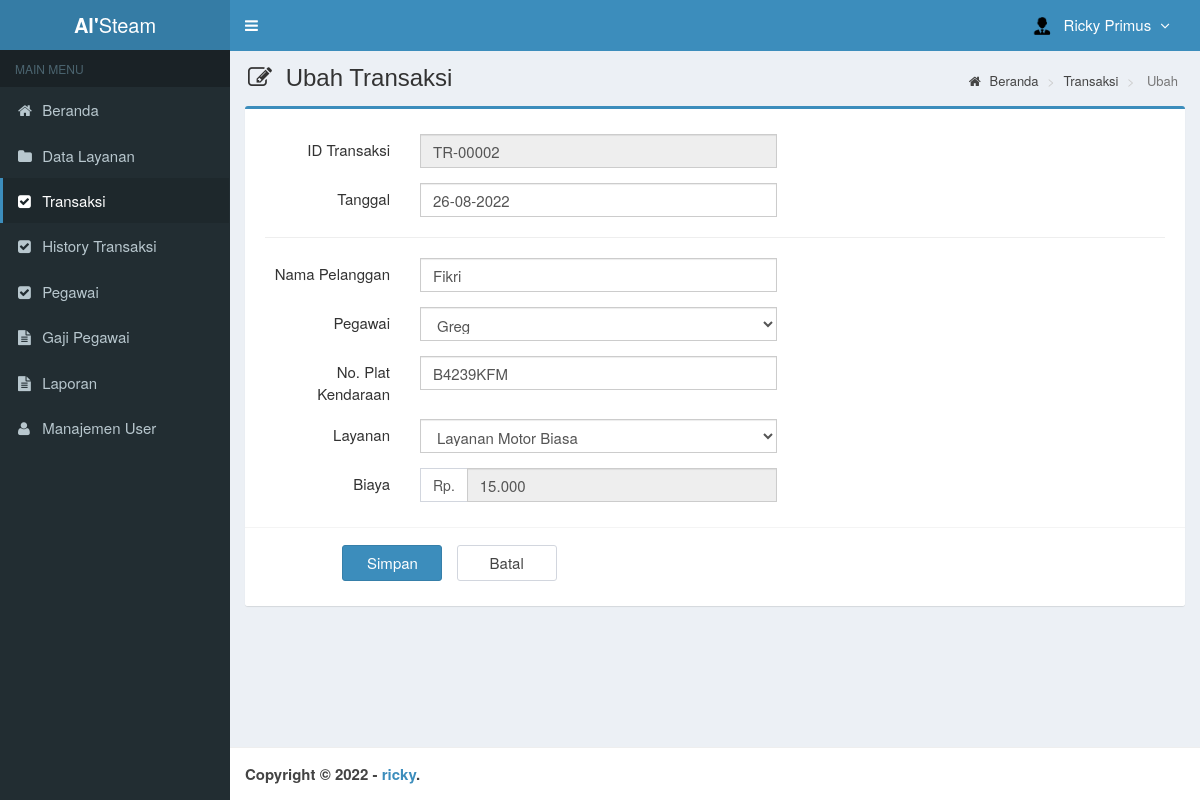
Screenshot of /main.php?module=form_transaksi&form=edit&id=TR-00002 (signed in) with the database file from the repository.
### tables this page shows
CREATE TABLE `is_transaksi` (
  `id_transaksi` varchar(9) NOT NULL,
  `tanggal` date NOT NULL,
  `nama_pelanggan` varchar(30) NOT NULL,
  `pegawai` int(2) NOT NULL,
  `no_plat_kendaraan` varchar(8) NOT NULL,
  `layanan` int(2) NOT NULL
);

CREATE TABLE `is_pegawai` (
  `id_pegawai` int(2) NOT NULL,
  `nama_pegawai` varchar(30) NOT NULL,
  `alamat_pegawai` varchar(70) NOT NULL,
  `telp_pegawai` varchar(13) NOT NULL
);

CREATE TABLE `is_layanan` (
  `id_layanan` int(2) NOT NULL,
  `nama_layanan` varchar(30) NOT NULL,
  `jenis_kendaraan` enum('Mobil','Motor') NOT NULL,
  `biaya_pegawai` int(7) NOT NULL,
  `harga` int(8) NOT NULL
);

### config/fungsi_rupiah.php (called while the page is built, shortened)
<?php
function format_rupiah($angka){
  $rupiah=number_format($angka,0,',','.');
  return $rupiah;
}
?>

### modules/transaksi/form.php (the view, shortened to what this page needs)
 <?php
if ($_GET['form']=='add') { ?>
  <section class="content-header">
    <h1>
      <i style="margin-right:7px" class="fa fa-edit"></i> Input Transaksi
    </h1>
    <ol class="breadcrumb">
      <li><a href="?module=home"><i class="fa fa-home"></i> Beranda </a></li>
      <li><a href="?module=transaksi"> Transaksi </a></li>
      <li class="active"> Tambah </li>
    </ol>
  </section>
  <section class="content">
    <div class="row">
      <div class="col-md-12">
        <div class="box box-primary">
          <form role="form" class="form-horizontal" method="POST" action="modules/transaksi/proses.php?act=insert" method="POST">
            <div class="box-body">
              <div class="form-group">
                <?php
                $query_id = mysqli_query($mysqli, "SELECT RIGHT(id_transaksi,5) as kode FROM is_transaksi
                                                  ORDER BY id_transaksi DESC LIMIT 1")
                                                  or die('Ada kesalahan pada query tampil transaksi : '.mysqli_error($mysqli));
                $count = mysqli_num_rows($query_id);
                if ($count <> 0) {
                    $data_id = mysqli_fetch_assoc($query_id);
                    $kode    = $data_id['kode']+1;
                } else {
                    $kode = 1;
                }
                $buat_id      = str_pad($kode, 5, "0", STR_PAD_LEFT);
                $id_transaksi = "TR-$buat_id";
                ?>
                <label class="col-sm-2 control-label">ID Transaksi</label>
                <div class="col-sm-5">
                  <input type="text" class="form-control" name="id_transaksi" value="<?php echo $id_transaksi; ?>" readonly>
                </div>
              </div>
              <div class="form-group">
                <label class="col-sm-2 control-label">Tanggal</label>
                <div class="col-sm-5">
                  <input type="text" class="form-control date-picker" data-date-format="dd-mm-yyyy" name="tanggal" autocomplete="off" value="<?php echo date("d-m-Y"); ?>" required>
                </div>
              </div>
              <hr>
              <div class="form-group">
                <label class="col-sm-2 control-label">Nama Pelanggan</label>
                <div class="col-sm-5">
                  <input type="text" class="form-control" name="nama_pelanggan" autocomplete="off" required>
                </div>
              </div>
              <div class="form-group">
                <label class="col-sm-2 control-label">Nama Pegawai</label>
                <div class="col-sm-5">
                  <select class="form-control" id="pegawai" name="pegawai" onchange="tampil_pegawai(this)" required>
                    <option value=""></option>
                    <?php
                      $query_pegawai = mysqli_query($mysqli, "SELECT * FROM is_pegawai ORDER BY id_pegawai ASC")
                                                            or die('Ada kesalahan pada query tampil pegawai: '.mysqli_error($mysqli));
                      while ($data_pegawai = mysqli_fetch_assoc($query_pegawai)) {
                        echo"<option value=\"$data_pegawai[id_pegawai]\"> $data_pegawai[nama_pegawai] </option>";
                      }
                    ?>
                  </select>
                </div>
              </div>
              <div class="form-group">
                <label class="col-sm-2 control-label">No. Plat Kendaraan</label>
                <div class="col-sm-5">
                  <input type="text" style="text-transform:uppercase" class="form-control" name="no_plat_kendaraan" autocomplete="off" required>
                </div>
              </div>
              <div class="form-group">
                <label class="col-sm-2 control-label">Layanan</label>
                <div class="col-sm-5">
                  <select class="form-control" id="layanan" name="layanan" onchange="tampil_layanan(this)" required>
                    <option value=""></option>
                    <?php
                      $query_layanan = mysqli_query($mysqli, "SELECT * FROM is_layanan ORDER BY id_layanan ASC")
                                                            or die('Ada kesalahan pada query tampil layanan: '.mysqli_error($mysqli));
                      while ($data_layanan = mysqli_fetch_assoc($query_layanan)) {
                        echo"<option value=\"$data_layanan[id_layanan]\"> $data_layanan[nama_layanan] </option>";
                      }
                    ?>
                  </select>
                </div>
              </div>
              <span id='biaya'>
              <div class="form-group">
                <label class="col-sm-2 control-label">Biaya</label>
                <div class="col-sm-5">
                  <div class="input-group">
                    <span class="input-group-addon">Rp.</span>
                    <input type="text" class="form-control" id="biaya" name="biaya" readonly>
                  </div>
                </div>
              </div>
              </span>
            </div>
            <div class="box-footer">
              <div class="form-group">
                <div class="col-sm-offset-2 col-sm-10">
                  <input type="submit" class="btn btn-primary btn-submit" name="simpan" value="Simpan">
                  <a href="?module=transaksi" class="btn btn-default btn-reset">Batal</a>
                </div>
              </div>
            </div>
          </form>
        </div>
      </div>
    </div>
  </section>
<?php
}
elseif ($_GET['form']=='edit') {
  if (isset($_GET['id'])) {
    $query = mysqli_query($mysqli, "SELECT * FROM is_transaksi as a
                                    INNER JOIN is_layanan as b
                                    ON a.layanan=b.id_layanan
                                    INNER JOIN is_pegawai as c
                                    ON a.pegawai=c.id_pegawai
                                    WHERE a.id_transaksi='$_GET[id]'")
                                    or die('Ada kesalahan pada query tampil Transaksi : '.mysqli_error($mysqli));
    $data  = mysqli_fetch_assoc($query);
    $t_transaksi       = $data['tanggal'];
    $exp               = explode('-',$t_transaksi);
    $tanggal_transaksi = $exp[2]."-".$exp[1]."-".$exp[0];
  }
?>
  <section class="content-header">
    <h1>
      <i style="margin-right:7px" class="fa fa-edit"></i> Ubah Transaksi
    </h1>
    <ol class="breadcrumb">
      <li><a href="?module=home"><i class="fa fa-home"></i> Beranda </a></li>
      <li><a href="?module=transaksi"> Transaksi </a></li>
      <li class="active"> Ubah </li>
    </ol>
  </section>
  <section class="content">
    <div class="row">
      <div class="col-md-12">
        <div class="box box-primary">
          <form role="form" class="form-horizontal" method="POST" action="modules/transaksi/proses.php?act=update" method="POST">
            <div class="box-body">
              <div class="form-group">
                <label class="col-sm-2 control-label">ID Transaksi</label>
                <div class="col-sm-5">
                  <input type="text" class="form-control" name="id_transaksi" value="<?php echo $data['id_transaksi']; ?>" readonly>
                </div>
              </div>
              <div class="form-group">
                <label class="col-sm-2 control-label">Tanggal</label>
                <div class="col-sm-5">
                  <input type="text" class="form-control date-picker" data-date-format="dd-mm-yyyy" name="tanggal" autocomplete="off" value="<?php echo $tanggal_transaksi; ?>" required>
                </div>
              </div>
              <hr>
              <div class="form-group">
                <label class="col-sm-2 control-label">Nama Pelanggan</label>
                <div class="col-sm-5">
                  <input type="text" class="form-control" name="nama_pelanggan" autocomplete="off" value="<?php echo $data['nama_pelanggan']; ?>" required>
                </div>
              </div>
              <div class="form-group">
                <label class="col-sm-2 control-label">Pegawai</label>
                <div class="col-sm-5">
                  <select class="form-control" id="pegawai" name="pegawai" onchange="tampil_pegawai(this)" required>
                    <option value="<?php echo $data['id_pegawai']; ?>"><?php echo $data['nama_pegawai']; ?></option>
                  </select>
                </div>
              </div>
              <div class="form-group">
                <label class="col-sm-2 control-label">No. Plat Kendaraan</label>
                <div class="col-sm-5">
                  <input type="text" style="text-transform:uppercase" class="form-control" name="no_plat_kendaraan" autocomplete="off" value="<?php echo $data['no_plat_kendaraan']; ?>" required>
                </div>
              </div>
              <div class="form-group">
                <label class="col-sm-2 control-label">Layanan</label>
                <div class="col-sm-5">
                  <select class="form-control" id="layanan" name="layanan" onchange="tampil_layanan(this)" required>
                    <option value="<?php echo $data['id_layanan']; ?>"><?php echo $data['nama_layanan']; ?></option>
                  </select>
                </div>
              </div>
              <span id='biaya'>
              <div class="form-group">
                <label class="col-sm-2 control-label">Biaya</label>
                <div class="col-sm-5">
                  <div class="input-group">
                    <span class="input-group-addon">Rp.</span>
                    <input type="text" class="form-control" id="biaya" name="biaya" value="<?php echo format_rupiah($data['biaya_pegawai']+$data['harga']); ?>" readonly>
                  </div>
                </div>
              </div>
              </span>
            </div>
            <div class="box-footer">
              <div class="form-group">
                <div class="col-sm-offset-1 col-sm-11">
                  <input type="submit" class="btn btn-primary btn-submit" name="simpan" value="Simpan">
                  <a href="?module=transaksi" class="btn btn-default btn-reset">Batal</a>
                </div>
              </div>
            </div>
          </form>
        </div>
      </div>
    </div>
  </section>
<?php
}
?>

### assets/css/style.css (style rules this page uses)
.form-horizontal .control-label { margin-bottom: 0; padding-top: 5px; text-align: right; }
label { display: inline-block; font-size: 15px; font-weight: 400; margin-bottom: 5px; max-width: 100%; }
.form-control { background-color: #fff; background-image: none; border: 1px solid #ccc; border-radius: 4px; box-shadow: 0 1px 1px rgba(0, 0, 0, 0.075) inset; color: #555; display: block; font-size: 15px; height: 34px; line-height: 1.42857; padding: 6px 12px; transition: border-color 0.15s ease-in-out 0s, box-shadow 0.15s ease-in-out 0s; width: 100%; }
.btn-default { background-color: #fff; border-color: #d2d6de; color: #444; }
.content-header { padding: 15px 18px 0; position: relative; }
.content-header > .breadcrumb { background: transparent none repeat scroll 0 0; border-radius: 2px; float: right; font-size: 13px; margin-bottom: 0; margin-top: 0; padding: 7px 12px; position: absolute; right: 10px; top: 15px; }
.btn-submit { width: 100px; margin-top: 7px; margin-right: 10px; font-size: 15px; }
.btn-reset { width: 100px; margin-top: 7px; font-size: 15px; }
body { background-color: #fff; color: #333; font-size: 15px; line-height: 1.42857; }

### rows the page displays
is_transaksi: id_transaksi "TR-00002", tanggal "26-08-2022", nama_pelanggan "Fikri", pegawai "Greg", no_plat_kendaraan "B4239KFM", layanan "Layanan Motor Biasa", biaya "15.000"

### other values shown
$_SESSION['nama_user'] "Ricky Primus"
